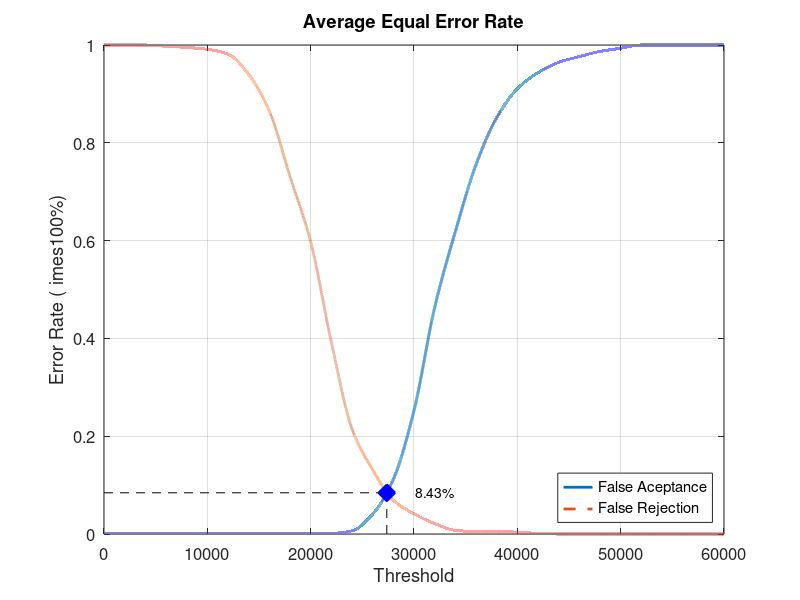
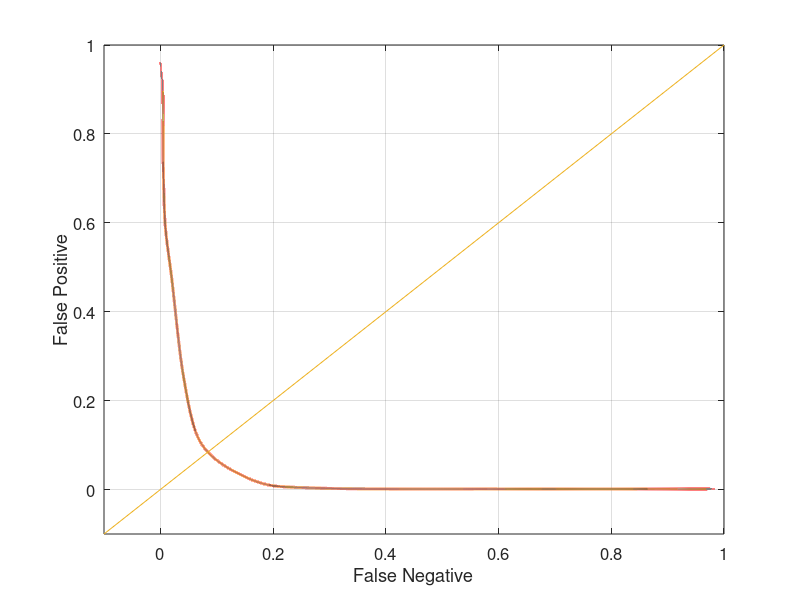

The MATLAB script that drew these images, in order:
close all;
clear;
clc;
x = 0:2000:60000;
xq = 0:0.5:60000;

y0 = [0 0.00131579 0.00131579 0.00131579 0.00131579 0.00131579 0.00131579 0.00131579 0.00131579 0.00131579 0.00131579 0.00131579 0.00657895 0.0407895 0.111842 0.252632 0.463158 0.618421 0.755263 0.851316 0.910526 0.943421 0.964474 0.976316 0.986842 0.993421 1 1 1 1 1]
yy0 = interp1(x, y0, xq, 'pchip');
y1 = [1 1 1 0.9975 0.995 0.99125 0.98125 0.94 0.865 0.73125 0.5975 0.3925 0.215 0.13125 0.06875 0.04125 0.02125 0.0075 0.005 0.005 0.00375 0.00125 0 0 0 0 0 0 0 0 0]
yy1 = interp1(x, y1, xq, 'pchip');

% Calculating EER: 
y2 = abs(y0 - y1);
find(y2 == min(y2))
yy2 = abs(yy0 - yy1);
xEER = find(yy2 == min(yy2));
xEERIndex = xq(xEER) % X-axis EER
yEER = yy0(xEER) % Y-axis EER

main = figure
plot(xq, yy0,'-','LineWidth', 2);	hold on
plot(xq, yy1,'--','LineWidth', 2);	hold on
plot([xEERIndex xEERIndex], [0 yEER], 'k--');	hold on
plot([0 xEERIndex], [yEER yEER], 'k--');	hold on
plot(xEERIndex, yEER, 'bx', 'LineWidth', 10);	hold on
text(xEERIndex + 10 * xEERIndex / 100, yEER, [num2str(round((10000 * yEER)) / 100) '%'])
legend('False Aceptance', 'False Rejection', 'Location', 'SouthEast')
xlabel('Threshold')
ylabel('Error Rate (	imes100%)')
title('Average Equal Error Rate')
set(gca, 'FontSize', 12)
axis([0 60000 0 1])
grid on

print(main, 'Experiment5AverageMain', '-dpng');
FNRxFPR = figure('Color', [1 1 1]);
plot(yy1, yy0, '-', yy1, yy0, 'LineWidth', 2);
hold on
y = -0.1:0.1:1
plot(y, y); 
set(gca, 'FontSize', 12)
xlabel('False Negative')
ylabel('False Positive')
axis([-0.1 1 -0.1 1])
set(gca, 'FontSize', 12)
grid on

print(FNRxFPR, 'Experiment5AverageFNRxFPR','-dpng');
